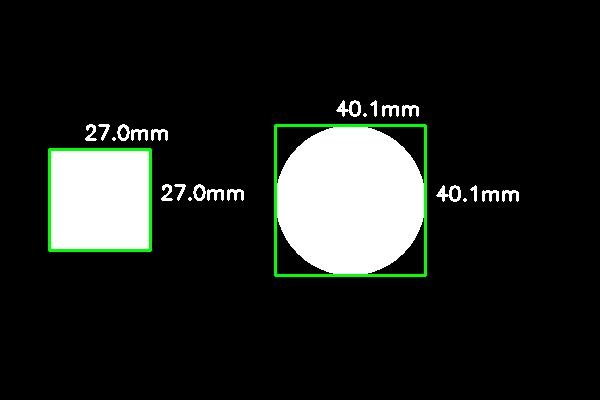
#> input picture resultado.jpg, 600 x 400 px
$ python medidor_de_objetosfinal.py --imagem resultado.jpg --largura 1.0
#> lines starting #> are read from the running program, lines starting #| are printed output that depends on the picture; after the words box and inside, x2 and y2 are one past the last pixel; in counts of white or black regions, pixels touching at a corner belong together
import cv2
import numpy as np
from scipy.spatial import distance as dist
import argparse # Importamos a biblioteca para argumentos

# A função principal não muda
def detectar_tamanho_objetos(image_path, referencia_largura_mm):
    """
    Detecta e mede o tamanho de objetos em uma imagem usando um objeto de referência.
    """
#> called with image_path = 'resultado.jpg', referencia_largura_mm = 1
    image = cv2.imread(image_path)
#> image is the input picture: shape (400, 600, 3); mean B, G, R 31.5, 34.2, 31.4
    if image is None:
        print(f"Erro: Não foi possível carregar a imagem em '{image_path}'")
        return

    gray = cv2.cvtColor(image, cv2.COLOR_BGR2GRAY)
    gray = cv2.GaussianBlur(gray, (7, 7), 0)
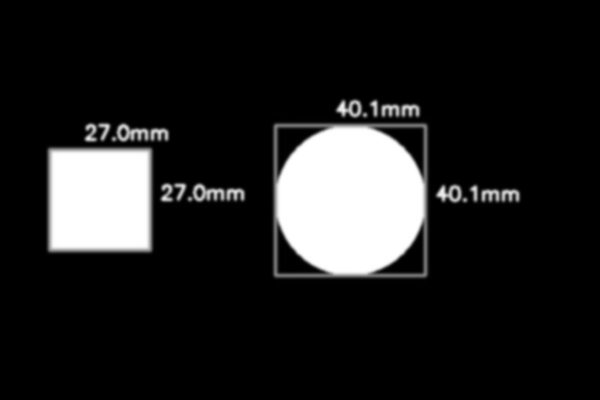
#> gray: shape (400, 600); min 0, max 255, mean 33.1

    edged = cv2.Canny(gray, 50, 100)
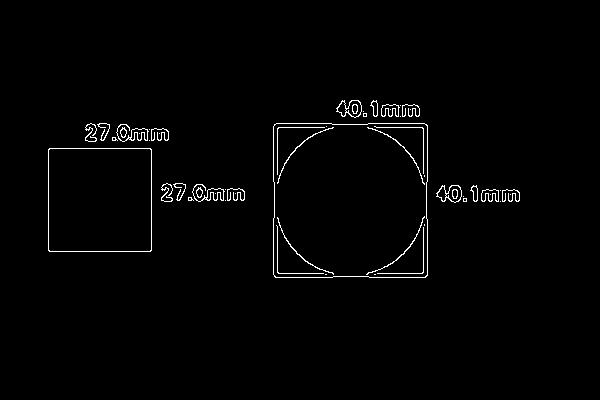
#> edged: shape (400, 600); 1.4% white in thin lines or dots, all inside (x1, y1, x2, y2) = (48, 100, 520, 278)
    edged = cv2.dilate(edged, None, iterations=1)
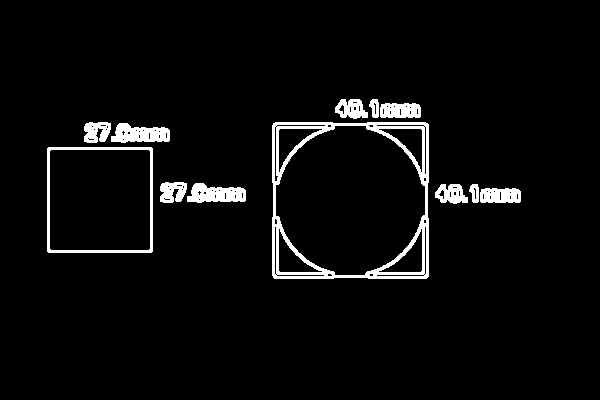
#> edged: shape (400, 600); 4.3% white; 12 white regions, largest, box (x1, y1, x2, y2) and area: (272, 122, 429, 279) 4414, (47, 147, 153, 253) 1236, (187, 183, 246, 203) 829
    edged = cv2.erode(edged, None, iterations=1)
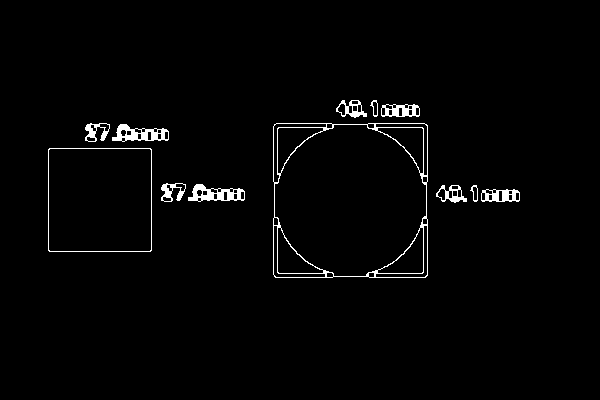
#> edged: shape (400, 600); 1.9% white; 12 white regions

    contours, _ = cv2.findContours(edged.copy(), cv2.RETR_EXTERNAL, cv2.CHAIN_APPROX_SIMPLE)
#> contours = 12 contours; largest, box (x1, y1, x2, y2) and area: (273, 123, 428, 278) 23559, (48, 148, 152, 252) 10607, (188, 184, 245, 202) 620, (112, 124, 169, 142) 620, (481, 189, 520, 202) 406

    if len(contours) < 1:
        print("Nenhum contorno foi encontrado na imagem.")
        return

    def get_contour_x(contour):
        M = cv2.moments(contour)
#> M = moments, m00 406.5, centre m10/m00, m01/m00 = (500, 195.2)
        return int(M["m10"] / M["m00"]) if M["m00"] != 0 else 0

    sorted_contours = sorted(contours, key=get_contour_x)
#> sorted_contours = 12 contours; largest, box (x1, y1, x2, y2) and area: (273, 123, 428, 278) 23559, (48, 148, 152, 252) 10607, (188, 184, 245, 202) 620, (112, 124, 169, 142) 620, (381, 104, 420, 117) 406

    pixels_por_metrica = None

    for contour in sorted_contours:
        if cv2.contourArea(contour) < 100:
            continue

        box = cv2.minAreaRect(contour)
        box = cv2.boxPoints(box)
        box = np.array(box, dtype="int")

        cv2.drawContours(image, [box.astype("int")], -1, (0, 255, 0), 2)

        (tl, tr, br, bl) = box
        (tltrX, tltrY) = (tl[0] + tr[0]) * 0.5, (tl[1] + tr[1]) * 0.5
        (blbrX, blbrY) = (bl[0] + br[0]) * 0.5, (bl[1] + br[1]) * 0.5
        (tlblX, tlblY) = (tl[0] + bl[0]) * 0.5, (tl[1] + bl[1]) * 0.5
        (trbrX, trbrY) = (tr[0] + br[0]) * 0.5, (tr[1] + br[1]) * 0.5

        largura_pixels = dist.euclidean((tltrX, tltrY), (blbrX, blbrY))
        altura_pixels = dist.euclidean((tlblX, tlblY), (trbrX, trbrY))

        if pixels_por_metrica is None:
            pixels_por_metrica = largura_pixels / referencia_largura_mm

        largura_real = largura_pixels / pixels_por_metrica
        altura_real = altura_pixels / pixels_por_metrica

        cv2.putText(image, f"{largura_real:.1f}mm",
                    (int(tltrX - 15), int(tltrY - 10)), cv2.FONT_HERSHEY_SIMPLEX,
                    0.65, (255, 255, 255), 2)
        cv2.putText(image, f"{altura_real:.1f}mm",
                    (int(trbrX + 10), int(trbrY)), cv2.FONT_HERSHEY_SIMPLEX,
                    0.65, (255, 255, 255), 2)
#> this loop made 12 passes
#> (tl, tr, br, bl, tltrX, tltrY, blbrX, blbrY) on pass 1: ([109, 141], [85, 141], [85, 123], [109, 123], 97, 141, 97, 123)
#> (tl, tr, br, bl, tltrX, tltrY, blbrX, blbrY) on passes 2 to 7: ([151, 251], [48, 251], [48, 148], [151, 148], 99.5, 251, 99.5, 148), ([168, 141], [112, 141], [112, 124], [168, 124], 140, 141, 140, 124), ([185, 201], [161, 201], [161, 183], [185, 183], 173, 201, 173, 183), ([244, 201], [188, 201], [188, 184], [244, 184], 216, 201, 216, 184), ([427, 277], [273, 277], [273, 123], [427, 123], 350, 277, 350, 123), ([366, 117], [336, 117], [336, 100], [366, 100], 351, 117, 351, 100)
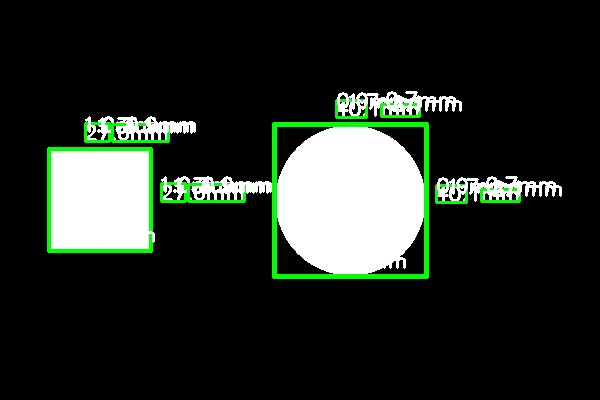
#> image: shape (400, 600, 3); 4.04% of pixels changed, all inside (x1, y1, x2, y2) = (47, 91, 562, 279)
#> after the loop, pixels_por_metrica = 18

    output_path = "resultado.jpg"
    cv2.imwrite(output_path, image)
    print(f"Imagem com as medições salva em: {output_path}")

# --- PONTO DE ENTRADA DO PROGRAMA ---
if __name__ == "__main__":
    # 1. Configurar o parser de argumentos
    ap = argparse.ArgumentParser()
    ap.add_argument("-i", "--imagem", required=True,
                    help="Caminho para a imagem de entrada")
    ap.add_argument("-l", "--largura", type=float, required=True,
                    help="Largura do objeto de referência (o mais à esquerda) em milímetros")
    args = vars(ap.parse_args())

    # 2. Chamar nossa função com os argumentos fornecidos pelo usuário
    detectar_tamanho_objetos(args["imagem"], args["largura"])
